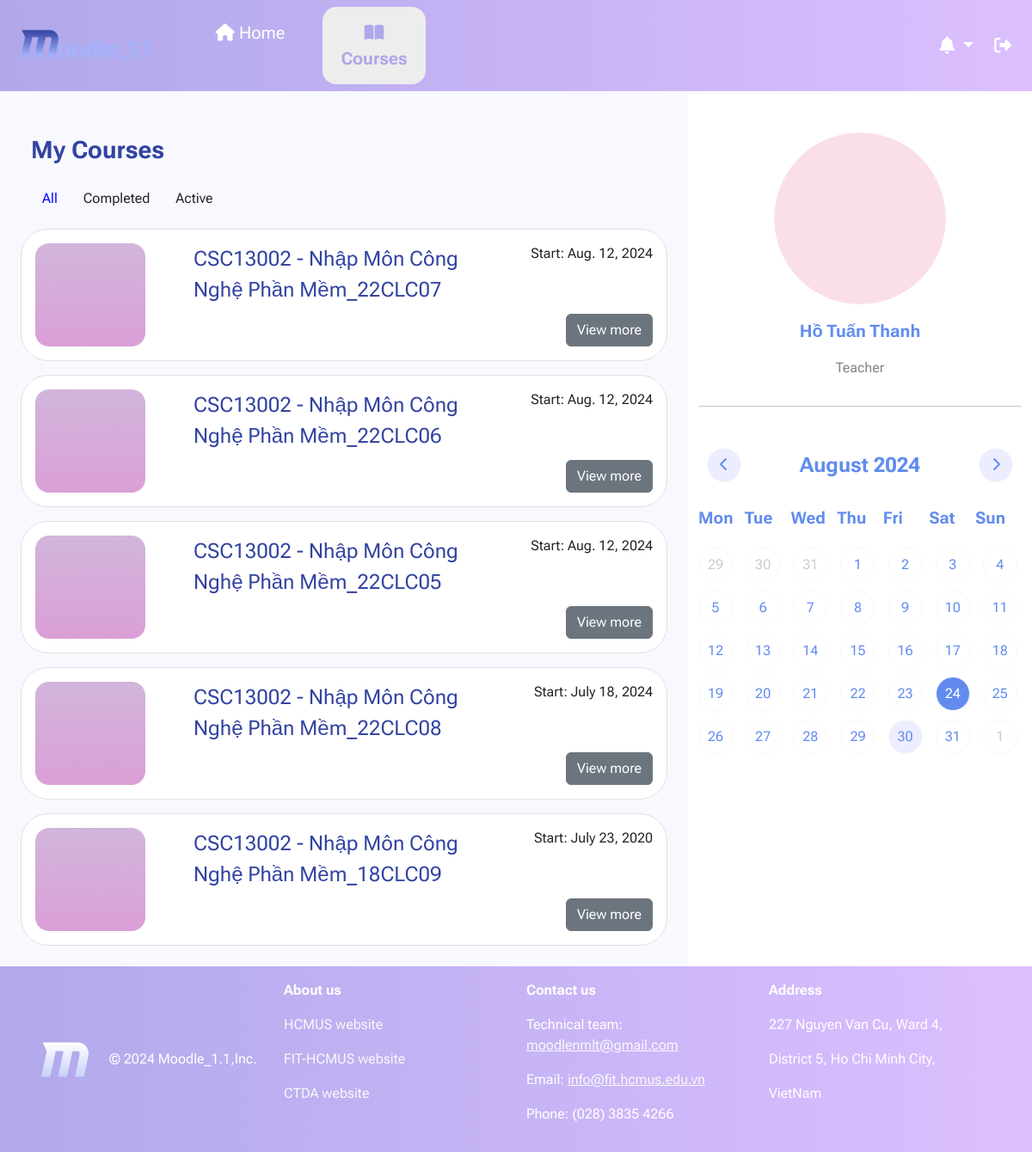
The page /courses/ (signed in) on the database its author committed.
### courses/models.py (models this page shows)
class CourseClass(models.Model):
    id = models.BigAutoField(primary_key=True)
    course = models.ForeignKey(Course, on_delete=models.CASCADE, blank=True, null=True)
    className = models.CharField(max_length=10)
    participants = models.ManyToManyField(User, blank=True)
    date_created = models.DateField(auto_now_add=True)
    date_end = models.DateField(blank=True, null=True)
    slug = models.SlugField()
    def is_course_end(self):
        return self.date_end < datetime.date.today()
    def __str__(self):
        return str(self.course) + '_' + self.className

class Course(models.Model):
    id = models.CharField(max_length=10, primary_key=True)
    name = models.CharField(max_length=100)
    date_created = models.DateField()
    def __str__(self):
        return self.id + ' - ' + self.name

### users/models.py (models this page shows)
class User(AbstractUser):
    class Gender(models.TextChoices):
        MALE = "MALE", "Male"
        FEMALE = "FEMALE", "Female"
        NONE = "NONE", "None"
    inClass = models.CharField(max_length=8, null=True, blank=True)
    birthday = models.DateField(blank=True, null=True)
    sex = models.CharField(max_length=6, choices=Gender, default=Gender.NONE)
    country = models.CharField(max_length=100, default="Viet Nam")
    city = models.CharField(max_length=100, default="Ho Chi Minh City")
    avatar = models.ImageField(default='users/avatar.svg', upload_to=upload_path_handle, validators=[file_size])

### courses/views.py (the view)
# urls.py: path('', views.view_class_list, name='class_list'),
@login_required(login_url='users:login')
def view_class_list(request):
    user, notifications, events = getIn4(request)
    courses = []
    if Class.objects.exists():
        cur_date = datetime.date.today()
        open_date = datetime.date(cur_date.year - 3, cur_date.month, cur_date.day)
        courses = Class.objects.filter(participants=user.id).order_by('-date_created')
    return render(request, 'courses/View_courses_list.html', {'user': user, 'notifies': notifications, 'events': events, 'courses': courses})

### courses/templates/courses/View_courses_list.html (shortened to what this page needs)
{% extends "NavLayout.html" %}
{% load static %}
{% block content %}
<br>
<div class="container-fluid">
    <p class="fs-3 fw-bold" style="color: #3343A1;">My Courses</p>
</div>
<div class="container-fluid">
    <label class="btn" for="option1" style="--bs-btn-active-color: blue; border-color: transparent">
        All
    </label>
    <label class="btn" for="option2" style="--bs-btn-active-color: blue; border-color: transparent">
        Completed
    </label>
    <label class="btn" for="option3" style="--bs-btn-active-color: blue; border-color: transparent">
        Active
    </label>
</div>
<div id="activeDiv">
    {% for course in courses %}
        {% if not course.is_course_end %}
            <div class="container-fluid border rounded-5 p-3 mt-3 bg-white">
                <div class="row">
                    <div class="col-auto">
                        <img src="{% static 'img/course/Rectangle.png' %}" alt="rectangle" style="max-width: 80%; max-height: auto;">
                    </div>
                    <div class="col d-flex align-items-start flex-column">
                        <p class="fs-4" style="color: #3343A1">{{ course }}</p>
                    </div>
                    <div class="col-3 d-flex align-items-end flex-column">
                        <p>Start: {{ course.date_created }} </p>
                        <a class="btn btn-secondary mt-auto" href="{% url 'courses:class_page' slug=course.slug %}" role="button">View more</a>
                    </div>
                </div>
            </div>
        {% endif %}
    {% endfor %}
</div>
<div id="completedDiv">
    {% for course in courses %}
        {% if course.is_course_end %}
            <div class="container-fluid border rounded-5 p-3 mt-3 bg-white">
                <div class="row">
                    <div class="col-auto">
                        <img src="{% static 'img/course/Rectangle.png' %}" alt="rectangle" style="max-width: 80%; max-height: auto;">
                    </div>
                    <div class="col d-flex align-items-start flex-column">
                        <p class="fs-4" style="color: #3343A1">{{ course }}</p>
                    </div>
                    <div class="col-3 d-flex align-items-end flex-column">
                        <p>Start: {{ course.date_created }} </p>
                        <a class="btn btn-secondary mt-auto" href="{% url 'courses:class_page' slug=course.slug %}" role="button">View more</a>
                    </div>
                </div>
            </div>
        {% endif %}
    {% endfor %}
</div>
{% endblock content %}

### templates/NavLayout.html (shortened to what this page needs)
{% load static %}
<!DOCTYPE html>
<html lang="en">
<head>
    <link href="https://cdn.jsdelivr.net/npm/bootstrap@5.3.3/dist/css/bootstrap.min.css" rel="stylesheet">
    <link rel="stylesheet" href="https://cdn.jsdelivr.net/npm/bootstrap-icons@1.11.3/font/bootstrap-icons.min.css">
    <link rel="stylesheet" href="{% static 'css/Nav.css' %}">
</head>
<body>
    <div class="container-fluid d-flex top-bar" style="background-image:linear-gradient(
        to right, #B0A8EA 0%, #DCBFFF 100%); z-index: 3;">
        <nav class="navbar navbar-expand">
            <div class="container-fluid">
                <a class="navbar-brand" role="button" href="{% url 'home' %}">
                    <img src="{% static "img/home/logo.png" %}" alt="logo" class="img-fluid" style="max-width: 80%;">
                </a>
                <div class="navbar-nav box_nav gap-4">
                    <a href="{% url 'home' %}" class="nav-link fs-5 text-center rounded-4" style = "{% if request.resolver_match.url_name == 'home' %}
                                                                            color:#AEA7E9; font-weight: 700 !important; background-color: rgb(237, 237, 237);
                                                                            {% elif request.resolver_match.url_name == 'profile' %}
                                                                            color:#AEA7E9; font-weight: 700 !important; background-color: rgb(237, 237, 237);
                                                                            {% elif request.resolver_match.url_name == 'all_announcements' %}
                                                                            color:#AEA7E9; font-weight: 700 !important; background-color: rgb(237, 237, 237);
                                                                            {% else %} color:#FFFFFF; {% endif %} width: 120px;">
                        <i class="fa-solid fa-house"></i>
                        Home
                    </a>
                    <a href="{% url 'courses:class_list' %}" class="nav-link fs-5 text-center rounded-4" style = " {% if request.resolver_match.url_name == 'class_list' %}
                                                                color:#AEA7E9; font-weight: 700 !important; background-color: rgb(237, 237, 237);
                                                            {% elif request.resolver_match.url_name == 'class_page' %}
                                                                color:#AEA7E9; font-weight: 700 !important; background-color: rgb(237, 237, 237);
                                                            {% elif request.resolver_match.url_name == 'participants' %}
                                                                color:#AEA7E9; font-weight: 700 !important; background-color: rgb(237, 237, 237);
                                                            {% elif request.resolver_match.url_name == 'view_announcement' %}
                                                                color:#AEA7E9; font-weight: 700 !important; background-color: rgb(237, 237, 237);
                                                            {% elif request.resolver_match.url_name == 'post_announcement' %}
                                                                color:#AEA7E9; font-weight: 700 !important; background-color: rgb(237, 237, 237);
                                                            {% elif request.resolver_match.url_name == 'view_material' %}
                                                                color:#AEA7E9; font-weight: 700 !important; background-color: rgb(237, 237, 237);
                                                            {% elif request.resolver_match.url_name == 'view_grading' %}
                                                                color:#AEA7E9; font-weight: 700 !important; background-color: rgb(237, 237, 237);
                                                            {% elif request.resolver_match.url_name == 'view_assignment' %}
                                                                color:#AEA7E9; font-weight: 700 !important; background-color: rgb(237, 237, 237);
                                                            {% elif request.resolver_match.url_name == 'view_all_grades' %}
                                                                color:#AEA7E9; font-weight: 700 !important; background-color: rgb(237, 237, 237);
                                                            {% elif request.resolver_match.url_name == 'view_comment' %}
                                                                color:#AEA7E9; font-weight: 700 !important; background-color: rgb(237, 237, 237);
                                                            {% else %} color:#FFFFFF; {% endif %} width: 120px;">
                        <i class="fa-solid fa-book-open"></i>
                        Courses
                    </a>
                </div>
            </div>
        </nav>
        <div class="ms-auto d-flex align-items-center" style="color: #FFFFFF;">
            <div class="dropdown">
                <button class="btn btn-outline-secondary fs-5 dropdown-toggle" type="button" data-bs-toggle="dropdown"
                style="--bs-btn-border-color: none; --bs-btn-color: #fff; --bs-btn-hover-bg: #ddd;
                --bs-btn-active-bg: rgb(237, 237, 237); --bs-btn-active-color: #AEA7E9;">
                    <i class="fa-solid fa-bell"></i>
                </button>
            </div>
            <button type="button" class="btn btn-outline-secondary fs-5" data-bs-toggle="modal" data-bs-target="#LogoutModal"
            style="--bs-btn-border-color: none; --bs-btn-hover-bg: #ddd; --bs-btn-active-bg: #ddd; --bs-btn-color: #fff">
                <i class="fa-solid fa-right-from-bracket"></i>
            </button>
        </div>
    </div>
    <div class="container-fluid" style="min-height: 90vh">
        <div class="row">
            <div class="col col-xxl-9 col-xl-8 col-lg-7 col-md-7 col-sm-6 border-1 rounded-5 p-4">
                {% block content %}
                {% endblock content %}
            </div>
            <div class="col col-xxl-3 col-xl-4 col-lg-5 col-md-5 col-sm-6 bg-white">
                <div class=" mt-5 mb-2">
                    <a href="{% url 'users:profile' %}" class="d-flex flex-column align-items-center link-dark link-underline link-underline-opacity-0">
                        <img src="{{ user.avatar.url }}" alt="avatar" width="200" height="200" style="border-radius: 50%; object-fit: cover;">
                        <p class="mt-3 fs-5 fw-bold" style="color: #618CEE">{{ user.first_name }} {{ user.last_name }}</p>
                        <p class="fs-6" style="color: #828282">{% if user.is_superuser %}
                                Admin
                            {% elif user.is_staff %}
                                Teacher
                            {% else %}
                                Student
                            {% endif %}
                        </p>
                    </a>
                </div>
                <hr>
                <div class="d-flex calendar">
                    <div class="calendar header d-flex flex-row">
                        <button id="prev" type="button" class="btn btn-outline-light" style="background-color: #ECEEFF; color: #618CEE;">
                            <i class="fa-solid fa-chevron-left"></i>
                        </button>
                        <div class="calendar month" id="monthYear"></div>
                        <button id="next" type="button" class="btn btn-outline-light" style="background-color: #ECEEFF; color: #618CEE;">
                            <i class="fa-solid fa-chevron-right"></i>
                        </button>
                    </div>
                    <div class="calendar days">
                        <div class="day">Mon</div>
                        <div class="day">Tue</div>
                        <div class="day">Wed</div>
                        <div class="day">Thu</div>
                        <div class="day">Fri</div>
                        <div class="day">Sat</div>
                        <div class="day">Sun</div>
                    </div>
                    <div class="calendar dates" id="dates"></div>
                </div>
            </div>
        </div>
    </div>
    <div class="container-fluid py-3 px-5" style="background-image:linear-gradient(
        to right, #B1A9EB 0%, #DCBFFF 100%); color: #FFFFFF">
        <div class="row" >
            <div class="col-3 d-flex align-items-center">
                <img src="{% static "img/home/letterM1.png" %}" alt="LetterM" class="d-inline-block align-text-center me-4">
                © 2024 Moodle_1.1,Inc.
            </div>
            <div class="col-3 d-flex flex-column">
                <p class="fw-bold">About us</p>
                <p><a href="https://hcmus.edu.vn/" class="link-light link-offset-2 link-underline link-underline-opacity-0">
                    HCMUS website
                </a></p>
                <p><a href="https://www.fit.hcmus.edu.vn/" class="link-light link-offset-2 link-underline link-underline-opacity-0">
                    FIT-HCMUS website
                </a></p>
                <p><a href="https://www.ctda.hcmus.edu.vn/" class="link-light link-offset-2 link-underline link-underline-opacity-0">
                    CTDA website
                </a></p>
            </div>
            <div class="col-3 d-flex flex-column">
                <p class="fw-bold">Contact us</p>
                <p>Technical team: <a href="mailto: moodlenmlt@gmail.com"  class="link-light">  moodlenmlt@gmail.com </a></p>
                <p>Email: <a href="mailto: info@fit.hcmus.edu.vn" class="link-light">  info@fit.hcmus.edu.vn </a></p>
                <p>Phone: (028) 3835 4266</p>
            </div>
            <div class="col-3 d-flex flex-column">
                <p class="fw-bold">Address</p>
                <p>227 Nguyen Van Cu, Ward 4,</p>
                <p>District 5, Ho Chi Minh City,</p>
                <p>VietNam</p>
            </div>
        </div>
    </div>
</body>
</html>

### static/css/Nav.css (style rules this page uses)
body { font-family: "Roboto Flex", sans-serif; background-color: #F8F9FE; }
.top-bar { position: sticky; top: 0; }
.box_nav { text-align: left; }
.box_nav a { display: inline-block; padding: 15px 30px; text-decoration: none; }

### rows shown on the page
CourseClass: course+className "CSC13002 - Nhập Môn Công Nghệ Phần Mềm_22CLC07", date_created "Aug. 12, 2024"
CourseClass: course+className "CSC13002 - Nhập Môn Công Nghệ Phần Mềm_22CLC06", date_created "Aug. 12, 2024"
CourseClass: course+className "CSC13002 - Nhập Môn Công Nghệ Phần Mềm_22CLC05", date_created "Aug. 12, 2024"
CourseClass: course+className "CSC13002 - Nhập Môn Công Nghệ Phần Mềm_22CLC08", date_created "July 18, 2024"
CourseClass: course+className "CSC13002 - Nhập Môn Công Nghệ Phần Mềm_18CLC09", date_created "July 23, 2020"
User: avatar (placeholder picture), first_name "Hồ Tuấn", last_name "Thanh"
